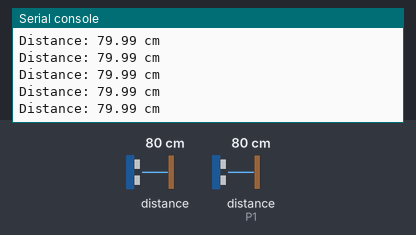
Recording of a program running on a simulated BBC micro:bit running MicroPython. Shown: the last lines printed to the serial console. Inputs (shaded band) come from the test bench; at power-on: distance to the obstacle 80 cm, distance to the obstacle (sensor on P1) 80 cm. The echo pulse lasts 58.3 µs per cm.

Above: at 1.2 s.
1.3 s: distance to the obstacle (sensor 0) set to 2 cm
At 1.38 s:
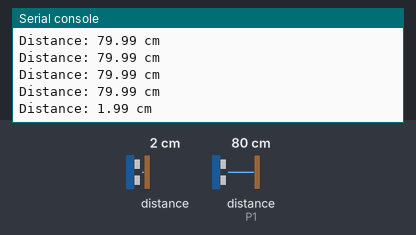
2.8 s: distance to the obstacle (sensor 0) set to 4 cm
At 2.8 s:
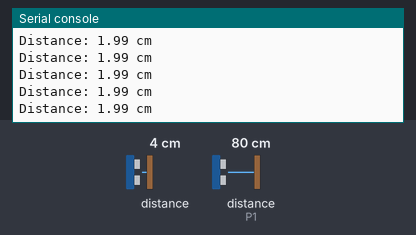
Timing chart, 0 to 5.8 s (numbered marks = the images above; inputs shaded):
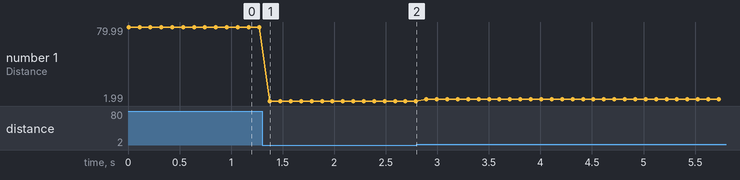

Measured:
- after the input at 1.3 s, the serial console: prints a new line after 0.08 s (image 1)
- plotted number 1: 79.99 → 1.99 after the input at 1.3 s, 1.99 → 4 after the input at 2.8 s

The program:

Ultrasonic_distance_sensor_test_method_A_01-main.py
```python
# Ultrasonic distance measurement with HC-SR04
# This version only works on Micro:Bit v2

# Wiring
# Micro:Bit - HC-SR04+:
# V0/GND - gnd
# 3V - vcc
# Pin0 - trig
# Pin1 - echo

from microbit import *
import utime
import machine

# Setup pins
trig = pin0
echo = pin1

# Ensure trig is low initially
trig.write_digital(0)

def get_distance():
    # 1. Send a 10 microsecond pulse
    trig.write_digital(1)
    utime.sleep_us(10)
    trig.write_digital(0)

    # 2. Measure the duration of the Echo pulse in microseconds
    # machine.time_pulse_us returns the time in us, or -1/-2 on timeout
    duration = machine.time_pulse_us(echo, 1, 30000) # 30ms timeout

    if duration > 0:
        # 3. Calculate distance in cm
        # Speed of sound: 0.0343 cm/us
        distance = (duration * 0.0343) / 2
        return distance
    else:
        return None

while True:
    dist = get_distance()
    if dist is not None:
        print("Distance: {:.2f} cm".format(dist))
    else:
        print("Out of range")

    sleep(100)
```
